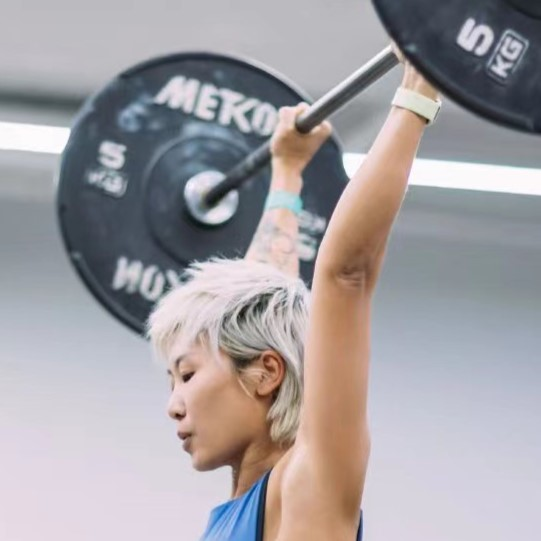
#> input picture 215-张合君代/week3/alex.jpg, 541 x 541 px
$ python histogram.py
#> lines starting #> are read from the running program, lines starting #| are printed output that depends on the picture
import cv2
from matplotlib import pyplot as plt


def show_bgr_histogram(image):
    """
    show the histogram plot in bgr channels of the image

    :param image: the image to display plot
    :return: return nothing but show histogram plot
    """
    channels = cv2.split(image)
    colors = ("b", "g", "r")
    plt.figure()
    plt.title("Flattened Color Histogram")
    plt.xlabel("Bins")
    plt.ylabel("# of Pixels")
    for (i, channel) in enumerate(channels):
        result = cv2.calcHist(channels, [i], None, [256], [0, 256])
        plt.plot(result, color=colors[i])
        plt.xlim([0, 256])

    plt.show()


if __name__ == "__main__":
    before = cv2.imread("alex.jpg")
#> before is the input picture: shape (541, 541, 3); mean B, G, R 163.5, 159.8, 164.1
    (b, g, r) = cv2.split(before)
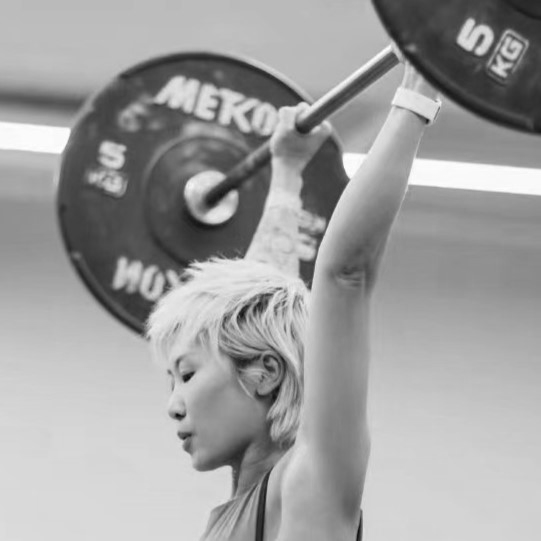
#> g: shape (541, 541); min 10, max 255, mean 159.8
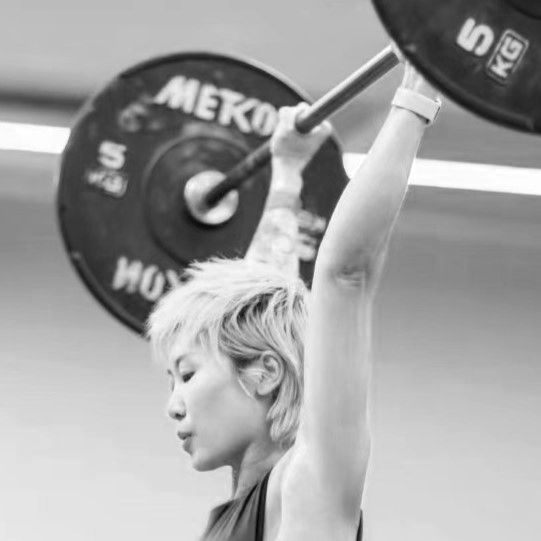
#> r: shape (541, 541); min 4, max 255, mean 164.1
    bHist = cv2.equalizeHist(b)
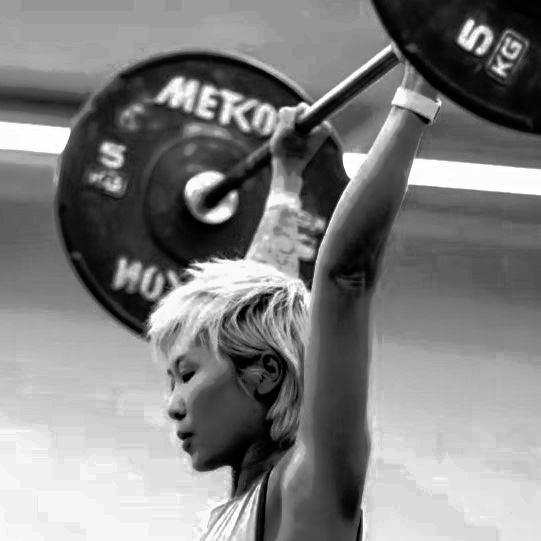
#> bHist: shape (541, 541); min 0, max 255, mean 128.5
    gHist = cv2.equalizeHist(g)
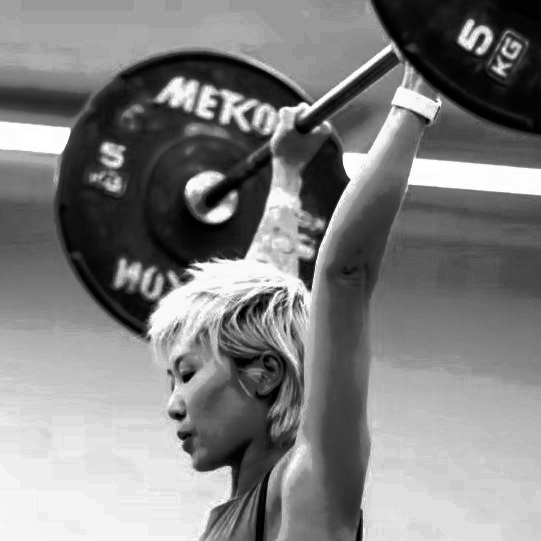
#> gHist: shape (541, 541); min 0, max 255, mean 128.6
    rHist = cv2.equalizeHist(r)
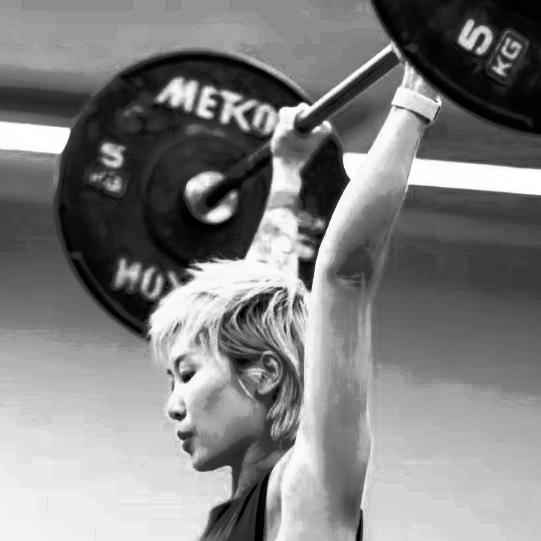
#> rHist: shape (541, 541); min 0, max 255, mean 128.6

    after = cv2.merge((bHist, gHist, rHist))
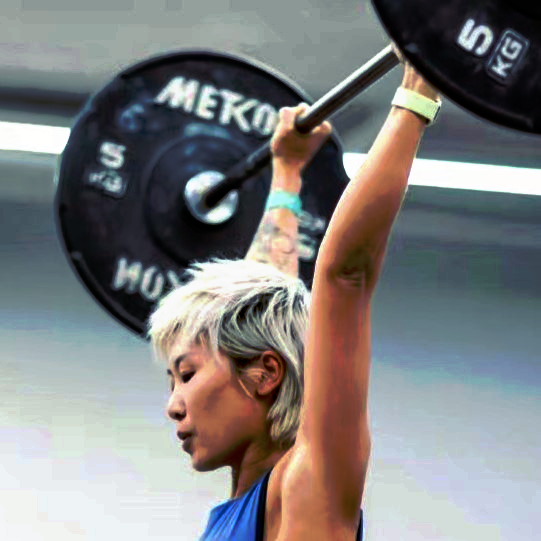
#> after: shape (541, 541, 3); mean B, G, R 128.5, 128.6, 128.6
    cv2.imwrite('result/equalize_histogram.jpg', after)

    show_bgr_histogram(before)
#> the loop in show_bgr_histogram, `for (i, channel) in enumerate(channels):` made 3 passes
    show_bgr_histogram(after)
#> the loop in show_bgr_histogram (call 2), `for (i, channel) in enumerate(channels):` made 3 passes
#> in show_bgr_histogram (call 2), `plt.show()`:
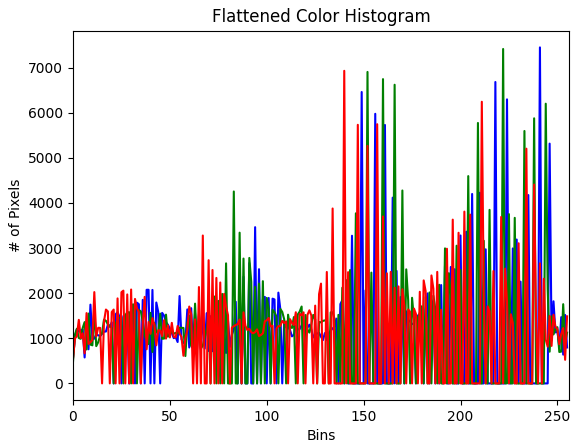
#> figure drawn by matplotlib, 1 panel; curve peaks at x = 241, y = 7448; curve peaks at x = 222, y = 7413; curve peaks at x = 140, y = 6929
